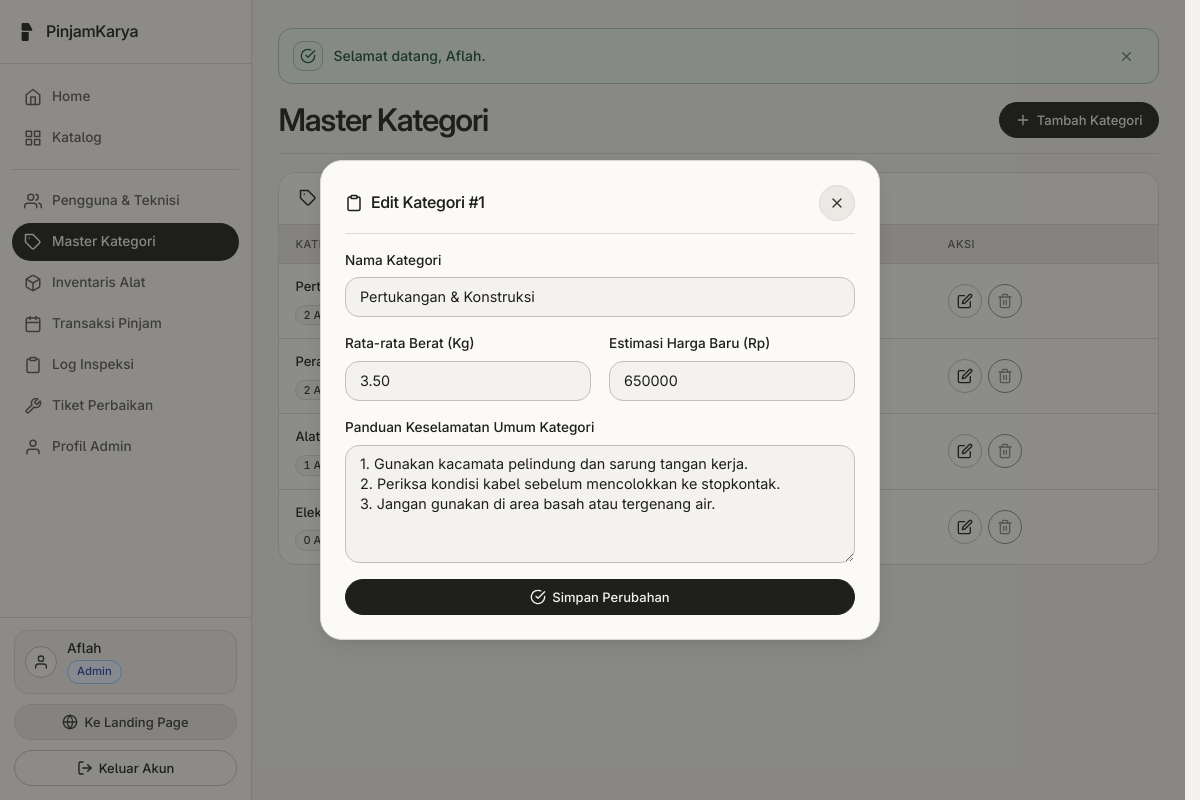
The page /admin/kelola_kategori.php?edit=1 (signed in) on the database as committed earlier.
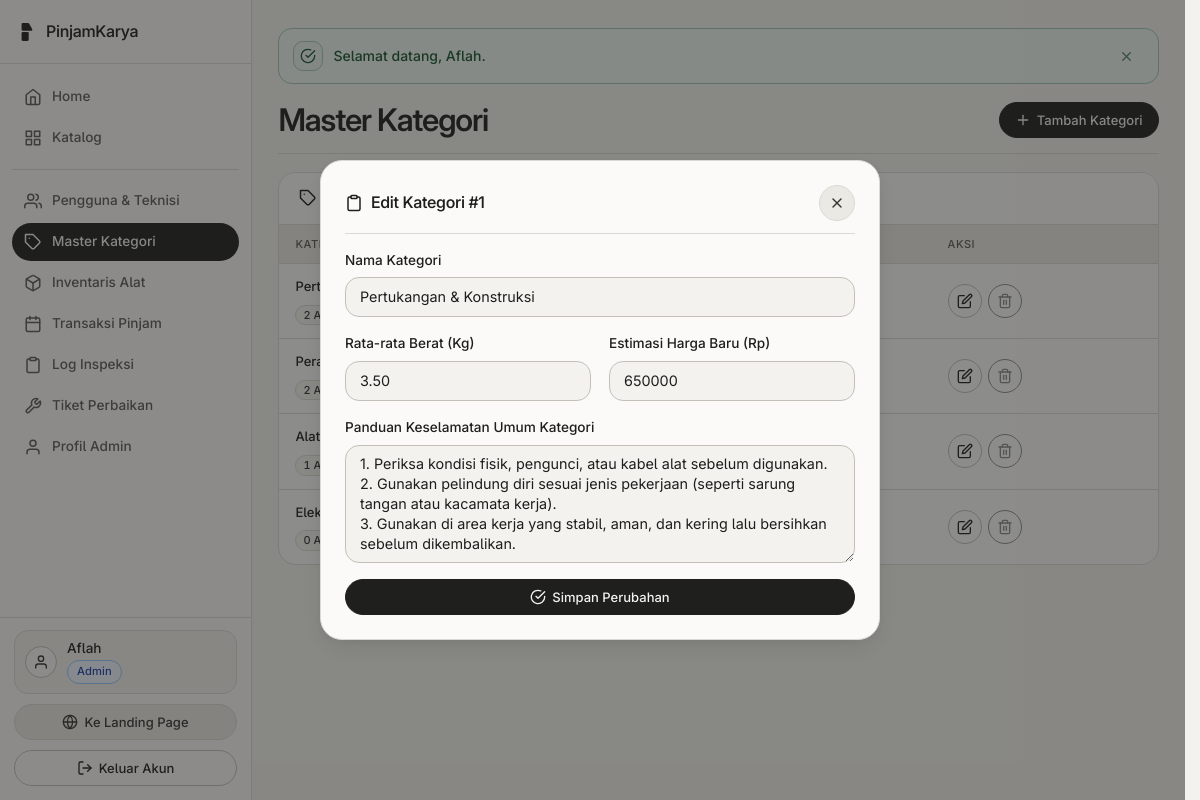
The same page on the database as committed later.
### tables this page shows
CREATE TABLE users (
    id_user INT AUTO_INCREMENT PRIMARY KEY,
    nama VARCHAR(100) NOT NULL,
    email VARCHAR(100) NOT NULL UNIQUE,
    password VARCHAR(255) NOT NULL,
    no_hp VARCHAR(20) NOT NULL,
    alamat TEXT NOT NULL,
    role ENUM('admin', 'mitra', 'warga') NOT NULL DEFAULT 'warga',
    is_kontributor TINYINT(1) NOT NULL DEFAULT 0,
    is_teknisi TINYINT(1) NOT NULL DEFAULT 0,
    is_verified_teknisi TINYINT(1) NOT NULL DEFAULT 0,
    skor_kredibilitas INT NOT NULL DEFAULT 100,
    created_at TIMESTAMP DEFAULT CURRENT_TIMESTAMP
);

CREATE TABLE kategori_alat (
    id_kategori INT AUTO_INCREMENT PRIMARY KEY,
    nama_kategori VARCHAR(100) NOT NULL,
    panduan_keselamatan TEXT NOT NULL,
    rata_rata_berat_kg DECIMAL(6,2) NOT NULL DEFAULT 1.00,
    estimasi_harga_baru DECIMAL(12,2) NOT NULL DEFAULT 0.00
);

### admin/kelola_kategori.php (the view, shortened to what the rows shown need)
<?php
require_once dirname(__DIR__) . '/config/app.php';
$edit_data = null;
if (isset($_GET['edit'])) {
    $edit_id   = (int)$_GET['edit'];
    $edit_data = pk_stmt_one($conn, 'SELECT * FROM kategori_alat WHERE id_kategori = ? LIMIT 1', 'i', [$edit_id]);
}
$modal_fb   = get_modal_feedback();
$form_val   = !empty($modal_fb['old']) ? $modal_fb['old'] : ($edit_data ?? []);
$modal_open = ($edit_data !== null) || isset($_GET['open']) || ($modal_fb !== null);
$kategori_list = pk_stmt_all(
    $conn,
    "SELECT k.*,
        (SELECT COUNT(*) FROM aset_alat a WHERE a.id_kategori = k.id_kategori) AS total_alat,
        (SELECT COUNT(*) FROM tiket_perbaikan t WHERE t.id_kategori = k.id_kategori) AS total_tiket
     FROM kategori_alat k ORDER BY k.id_kategori ASC"
);
require_once ROOT_PATH . '/includes/header.php';
?>
<div class="pk-page-header">
    <h1>Master Kategori</h1>
</div>
<section class="pk-table-card" aria-labelledby="list-kat-heading">
    <div class="pk-table-card-head">
        <h2 id="list-kat-heading" class="pk-card-title">
            <?= svg_icon('tag', 18) ?>
            <span>Daftar Kategori</span>
        </h2>
    </div>
    <div class="pk-table-scroll">
        <table class="pk-table">
            <thead>
                <tr>
                    <th>Kategori</th>
                    <th>Parameter</th>
                    <th>Aksi</th>
                </tr>
            </thead>
            <tbody>
                <?php if (count($kategori_list) === 0): ?>
                    <tr>
                        <td colspan="3" class="text-center text-muted">Belum ada kategori terdaftar.</td>
                    </tr>
                <?php else: ?>
                    <?php foreach ($kategori_list as $row): ?>
                        <tr>
                            <td class="pk-td-head">
                                <strong><?= e($row['nama_kategori']) ?></strong>
                                <div class="mt-1 d-flex gap-1 flex-wrap">
                                    <span class="pk-tag"><?= (int)$row['total_alat'] ?> Alat</span>
                                    <span class="pk-tag"><?= (int)$row['total_tiket'] ?> Tiket</span>
                                </div>
                            </td>
                            <td class="pk-nowrap" data-label="Parameter">
                                <?= number_format((float)$row['rata_rata_berat_kg'], 2, ',', '.') ?> Kg<br>
                                <span class="text-muted"><?= rupiah($row['estimasi_harga_baru']) ?></span>
                            </td>
                            <td class="pk-td-actions">
                                <div class="btn-group-wrap">
                                    <a href="<?= BASE_URL ?>/admin/kelola_kategori.php?edit=<?= (int)$row['id_kategori'] ?>" class="btn btn-outline btn-icon" title="Edit" aria-label="Edit <?= e($row['nama_kategori']) ?>">
                                        <?= svg_icon('edit', 16) ?>
                                    </a>
                                    <form method="post" action="<?= BASE_URL ?>/admin/kelola_kategori.php" data-confirm="Hapus kategori <?= e($row['nama_kategori']) ?>?" data-confirm-title="Hapus Kategori" data-confirm-btn="Hapus" data-confirm-tone="danger">
                                        <button type="submit" class="btn btn-danger btn-icon" title="Hapus" aria-label="Hapus <?= e($row['nama_kategori']) ?>" <?= ((int)$row['total_alat'] > 0 || (int)$row['total_tiket'] > 0) ? 'disabled' : '' ?>>
                                            <?= svg_icon('trash', 16) ?>
                                        </button>
                                    </form>
                                </div>
                            </td>
                        </tr>
                    <?php endforeach; ?>
                <?php endif; ?>
            </tbody>
        </table>
    </div>
</section>
<div id="modalKategori"
     class="pk-modal<?= $modal_open ? ' open' : '' ?>"
     role="dialog"
     aria-modal="true"
     aria-labelledby="form-kat-heading"
     aria-hidden="<?= $modal_open ? 'false' : 'true' ?>"<?= $edit_data ? ' data-cancel-url="' . BASE_URL . '/admin/kelola_kategori.php"' : '' ?>>
    <div class="pk-modal-dialog">
        <div class="pk-card-header">
            <h2 id="form-kat-heading" class="pk-card-title">
                <?= svg_icon($edit_data ? 'clipboard' : 'plus', 18) ?>
                <span><?= $edit_data ? 'Edit Kategori #' . (int)$edit_data['id_kategori'] : 'Tambah Kategori' ?></span>
            </h2>
        </div>
        <form method="post" action="<?= BASE_URL ?>/admin/kelola_kategori.php">
            <div class="form-group">
                <label for="nama_kategori" class="form-label">Nama Kategori</label>
                <input type="text" id="nama_kategori" name="nama_kategori" class="form-control" value="<?= e($form_val['nama_kategori'] ?? '') ?>" required>
            </div>
            <div class="pk-grid pk-grid--2">
                <div class="form-group">
                    <label for="rata_rata_berat_kg" class="form-label">Rata-rata Berat (Kg)</label>
                    <input type="number" step="0.01" min="0.1" id="rata_rata_berat_kg" name="rata_rata_berat_kg" class="form-control" value="<?= e($form_val['rata_rata_berat_kg'] ?? '2.50') ?>" required>
                </div>
                <div class="form-group">
                    <label for="estimasi_harga_baru" class="form-label">Estimasi Harga Baru (Rp)</label>
                    <input type="number" step="1000" min="0" id="estimasi_harga_baru" name="estimasi_harga_baru" class="form-control" value="<?= e(isset($form_val['estimasi_harga_baru']) ? (int)$form_val['estimasi_harga_baru'] : '500000') ?>" required>
                </div>
            </div>
            <div class="form-group">
                <label for="panduan_keselamatan" class="form-label">Panduan Keselamatan Umum Kategori</label>
                <textarea id="panduan_keselamatan" name="panduan_keselamatan" class="form-control" rows="5" placeholder="Berlaku otomatis untuk unit yang belum memiliki panduan khusus alat." required><?= e($form_val['panduan_keselamatan'] ?? '') ?></textarea>
            </div>
        </form>
    </div>
</div>
<?php require_once ROOT_PATH . '/includes/footer.php'; ?>

### includes/sidebar.php (shortened to what the rows shown need)
<?php
$user = $_SESSION['user'] ?? null;
$role = $user['role'] ?? 'public';
?>
<aside class="pk-sidebar" id="pkSidebar" aria-label="Navigasi Utama">
        <?php if ($role === 'admin'): ?>
                        <?= svg_icon('tag', 18) ?>
                        <?= svg_icon('clipboard', 18) ?>
                        <?= svg_icon('user', 18) ?>
        <?php endif; ?>
    <?php if ($user): ?>
        <div class="pk-sidebar-footer">
            <a href="<?= BASE_URL ?>/auth/profil.php" class="pk-sidebar-account" title="<?= e($user['nama']) ?> (Profil)">
                <div class="pk-sidebar-account-avatar" aria-hidden="true">
                    <?= svg_icon('user', 16) ?>
                </div>
                <div class="pk-sidebar-account-main">
                    <strong><?= e(format_nama_pengguna((string)$user['nama'])) ?></strong>
                    <div class="pk-sidebar-account-meta">
                        <?= render_role_badge($user) ?>
                    </div>
                </div>
            </a>
            <a href="<?= BASE_URL ?>/index.php" class="btn btn-muted pk-sidebar-landing w-100">
                <?= svg_icon('globe', 16) ?>
                <span>Ke Landing Page</span>
            </a>
            <a href="<?= BASE_URL ?>/auth/logout.php" class="btn btn-outline pk-sidebar-logout w-100">
                <?= svg_icon('log-out', 16) ?>
                <span>Keluar Akun</span>
            </a>
        </div>
    <?php endif; ?>
</aside>

### includes/functions.php (shortened to what the rows shown need)
<?php
function format_nama_pengguna(string $nama): string {
    $clean = trim((string)preg_replace('/\s*\([^)]*(?:Warga|Mitra|Admin|Teknisi|Skor)[^)]*\)\s*$/iu', '', $nama));
    return $clean !== '' ? $clean : trim($nama);
}
function user_role_label(array $user): string {
    $role = (string)($user['role'] ?? 'warga');
    if ($role === 'admin') {
        return 'Admin';
    }
    return 'Warga';
}
function render_role_badge(array $user, string $extra_class = ''): string {
    $role = (string)($user['role'] ?? 'warga');
    $mod = 'warga';
    if ($role === 'admin') {
        $mod = 'admin';
    } elseif ($role === 'mitra') {
        $mod = 'mitra';
    }
    $cls = 'pk-role-tag pk-role-tag--' . $mod . ($extra_class !== '' ? ' ' . trim($extra_class) : '');
    return '<span class="' . $cls . '">' . e(user_role_label($user)) . '</span>';
}
function e($string): string {
    return htmlspecialchars((string)$string, ENT_QUOTES, 'UTF-8');
}
function refresh_user_session(mysqli $conn): void {
    $id_user = (int)$_SESSION['user']['id_user'];
    $row = pk_stmt_one(
        $conn,
        'SELECT id_user, nama, email, no_hp, alamat, role, is_kontributor, is_teknisi, is_verified_teknisi, skor_kredibilitas, created_at FROM users WHERE id_user = ? LIMIT 1',
        'i',
        [$id_user]
    );
}
function pk_stmt_all(mysqli $conn, string $sql, string $types = '', array $params = []): array {
    $stmt = mysqli_prepare($conn, $sql);
    if ($types !== '' && !empty($params)) {
        mysqli_stmt_bind_param($stmt, $types, ...$params);
    }
    mysqli_stmt_execute($stmt);
    $res = mysqli_stmt_get_result($stmt);
    $rows = [];
    while ($row = mysqli_fetch_assoc($res)) {
        $rows[] = $row;
    }
    return $rows;
}
function pk_stmt_one(mysqli $conn, string $sql, string $types = '', array $params = []): array {
    $rows = pk_stmt_all($conn, $sql, $types, $params);
    return $rows[0] ?? [];
}
    ?>
    <?php
function svg_icon(string $name, int $size = 20): string {
    $attr = 'xmlns="http://www.w3.org/2000/svg" width="' . $size . '" height="' . $size . '" viewBox="0 0 24 24" fill="none" stroke="currentColor" stroke-width="2" stroke-linecap="round" stroke-linejoin="round" aria-hidden="true" focusable="false"';
    switch ($name) {
        case 'x':
            return "<svg $attr><line x1=\"18\" y1=\"6\" x2=\"6\" y2=\"18\"/><line x1=\"6\" y1=\"6\" x2=\"18\" y2=\"18\"/></svg>";
        case 'tool':
        case 'wrench':
            return "<svg $attr><path d=\"M14.7 6.3a1 1 0 0 0 0 1.4l1.6 1.6a1 1 0 0 0 1.4 0l3.77-3.77a6 6 0 0 1-7.94 7.94l-6.91 6.91a2.12 2.12 0 0 1-3-3l6.91-6.91a6 6 0 0 1 7.94-7.94l-3.76 3.76z\"/></svg>";
        case 'grid':
            return "<svg $attr><rect x=\"3\" y=\"3\" width=\"7\" height=\"7\"/><rect x=\"14\" y=\"3\" width=\"7\" height=\"7\"/><rect x=\"14\" y=\"14\" width=\"7\" height=\"7\"/><rect x=\"3\" y=\"14\" width=\"7\" height=\"7\"/></svg>";
        case 'calendar':
            return "<svg $attr><rect x=\"3\" y=\"4\" width=\"18\" height=\"18\" rx=\"2\" ry=\"2\"/><line x1=\"16\" y1=\"2\" x2=\"16\" y2=\"6\"/><line x1=\"8\" y1=\"2\" x2=\"8\" y2=\"6\"/><line x1=\"3\" y1=\"10\" x2=\"21\" y2=\"10\"/></svg>";
        case 'clipboard':
            return "<svg $attr><path d=\"M16 4h2a2 2 0 0 1 2 2v14a2 2 0 0 1-2 2H6a2 2 0 0 1-2-2V6a2 2 0 0 1 2-2h2\"/><rect x=\"8\" y=\"2\" width=\"8\" height=\"4\" rx=\"1\" ry=\"1\"/></svg>";
        case 'check-circle':
            return "<svg $attr><path d=\"M22 11.08V12a10 10 0 1 1-5.93-9.14\"/><polyline points=\"22 4 12 14.01 9 11.01\"/></svg>";
        case 'alert-triangle':
            return "<svg $attr><path d=\"M10.29 3.86L1.82 18a2 2 0 0 0 1.71 3h16.94a2 2 0 0 0 1.71-3L13.71 3.86a2 2 0 0 0-3.42 0z\"/><line x1=\"12\" y1=\"9\" x2=\"12\" y2=\"13\"/><line x1=\"12\" y1=\"17\" x2=\"12.01\" y2=\"17\"/></svg>";
        case 'user':
            return "<svg $attr><path d=\"M20 21v-2a4 4 0 0 0-4-4H8a4 4 0 0 0-4 4v2\"/><circle cx=\"12\" cy=\"7\" r=\"4\"/></svg>";
        case 'users':
            return "<svg $attr><path d=\"M17 21v-2a4 4 0 0 0-4-4H5a4 4 0 0 0-4 4v2\"/><circle cx=\"9\" cy=\"7\" r=\"4\"/><path d=\"M23 21v-2a4 4 0 0 0-3-3.87\"/><path d=\"M16 3.13a4 4 0 0 1 0 7.75\"/></svg>";
        case 'box':
            return "<svg $attr><path d=\"M21 16V8a2 2 0 0 0-1-1.73l-7-4a2 2 0 0 0-2 0l-7 4A2 2 0 0 0 3 8v8a2 2 0 0 0 1 1.73l7 4a2 2 0 0 0 2 0l7-4A2 2 0 0 0 21 16z\"/><polyline points=\"3.27 6.96 12 12.01 20.73 6.96\"/><line x1=\"12\" y1=\"22.08\" x2=\"12\" y2=\"12\"/></svg>";
        case 'log-out':
            return "<svg $attr><path d=\"M9 21H5a2 2 0 0 1-2-2V5a2 2 0 0 1 2-2h4\"/><polyline points=\"16 17 21 12 16 7\"/><line x1=\"21\" y1=\"12\" x2=\"9\" y2=\"12\"/></svg>";
        case 'plus':
            return "<svg $attr><line x1=\"12\" y1=\"5\" x2=\"12\" y2=\"19\"/><line x1=\"5\" y1=\"12\" x2=\"19\" y2=\"12\"/></svg>";
        case 'tag':
            return "<svg $attr><path d=\"M20.59 13.41l-7.17 7.17a2 2 0 0 1-2.83 0L2 12V2h10l8.59 8.59a2 2 0 0 1 0 2.82z\"/><line x1=\"7\" y1=\"7\" x2=\"7.01\" y2=\"7\"/></svg>";
        case 'home':
            return "<svg $attr><path d=\"M3 9l9-7 9 7v11a2 2 0 0 1-2 2H5a2 2 0 0 1-2-2z\"/><polyline points=\"9 22 9 12 15 12 15 22\"/></svg>";
        case 'edit':
            return "<svg $attr><path d=\"M11 4H4a2 2 0 0 0-2 2v14a2 2 0 0 0 2 2h14a2 2 0 0 0 2-2v-7\"/><path d=\"M18.5 2.5a2.121 2.121 0 0 1 3 3L12 15l-4 1 1-4 9.5-9.5z\"/></svg>";
        case 'trash':
            return "<svg $attr><polyline points=\"3 6 5 6 21 6\"/><path d=\"M19 6v14a2 2 0 0 1-2 2H7a2 2 0 0 1-2-2V6m3 0V4a2 2 0 0 1 2-2h4a2 2 0 0 1 2 2v2\"/><line x1=\"10\" y1=\"11\" x2=\"10\" y2=\"17\"/><line x1=\"14\" y1=\"11\" x2=\"14\" y2=\"17\"/></svg>";
        case 'globe':
            return "<svg $attr><circle cx=\"12\" cy=\"12\" r=\"10\"/><line x1=\"2\" y1=\"12\" x2=\"22\" y2=\"12\"/><path d=\"M12 2a15.3 15.3 0 0 1 4 10 15.3 15.3 0 0 1-4 10 15.3 15.3 0 0 1-4-10 15.3 15.3 0 0 1 4-10z\"/></svg>";
    }
}

Rows that differ between the two databases and show on the page:
changed kategori_alat "Pertukangan & Konstruksi": panduan_keselamatan "1. Gunakan kacamata pelindung dan sarung tangan kerja. 2. Periksa kondisi kabel sebelum mencolokkan ke stopkontak. 3. Jangan gunakan di area basah atau tergenang air." → "1. Periksa kondisi fisik, pengunci, atau kabel alat sebelum digunakan. 2. Gunakan pelindung diri sesuai jenis pekerjaan (seperti sarung tangan atau kacamata kerja). 3. Gunakan di area kerja yang stabil, aman, dan kering lalu bersihkan sebelum dikembalikan."
